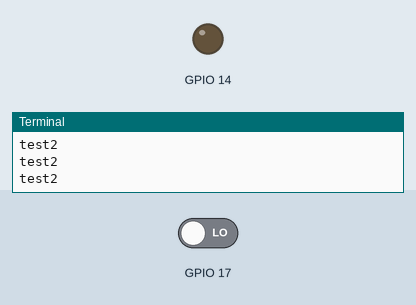
This program was run on a simulated Raspberry Pi (BCM pin numbers). On the bench: output pins drawn as LEDs (lit = HIGH), the last lines printed to the terminal. The inputs (shaded band) are chosen by the test bench; at power-on: GPIO 17 LOW.

Above: at 1.2 s.
1.3 s: GPIO 17 driven HIGH
At 2.5 s:
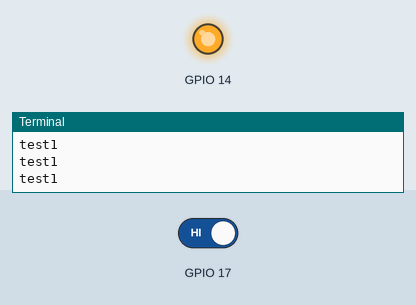
2.8 s: GPIO 17 driven LOW
At 3.7 s:
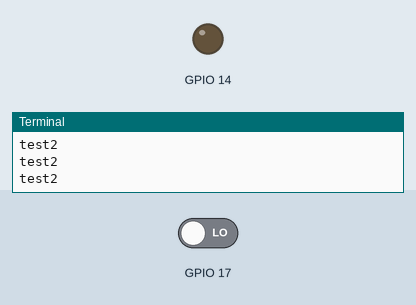
Timing chart, 0 to 5.8 s (numbered marks = the images above; inputs shaded):
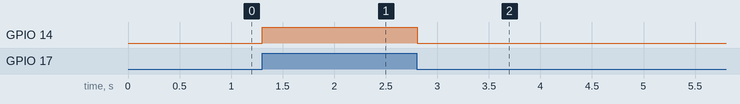

Measured:
- after the input at 1.3 s, GPIO 14: LOW → HIGH at once
- after the input at 2.8 s, GPIO 14: HIGH → LOW at once

The program:

pir_led2.py
```python
import RPi.GPIO as IO
import time
IO.setwarnings(False)
IO.setmode(IO.BCM)

IO.setup(14,IO.OUT) #GPIO 2 -> Red LED as output
#IO.setup(3,IO.OUT) #GPIO 3 -> Green LED as output
IO.setup(17,IO.IN) #GPIO 14 -> IR sensor as input

while 1:

    if(IO.input(17)==True): #object is far away
        print("test1")
        IO.output(14,True) #Red led ON
        time.sleep(0.1)
        #IO.output(3,False) # Green led OFF

    if(IO.input(17)==False): #object is near
        print("test2")
        IO.output(14,False) #Green led ON
        time.sleep(0.1)
        #IO.output(2,False) # Red led OFF

GPIO.cleanup()        
```
